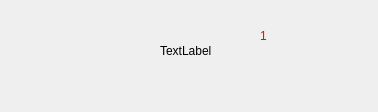
<?xml version="1.0" encoding="UTF-8"?>
<ui version="4.0">
 <class>UserItem</class>
 <widget class="QWidget" name="UserItem">
  <property name="geometry">
   <rect>
    <x>0</x>
    <y>0</y>
    <width>378</width>
    <height>112</height>
   </rect>
  </property>
  <property name="windowTitle">
   <string>Form</string>
  </property>
  <widget class="QLabel" name="label_head">
   <property name="geometry">
    <rect>
     <x>0</x>
     <y>0</y>
     <width>121</width>
     <height>91</height>
    </rect>
   </property>
   <property name="text">
    <string/>
   </property>
   <property name="pixmap">
    <pixmap resource="images.qrc">:/heads/head10.jpg</pixmap>
   </property>
   <property name="scaledContents">
    <bool>true</bool>
   </property>
  </widget>
  <widget class="QLabel" name="label_name">
   <property name="geometry">
    <rect>
     <x>160</x>
     <y>30</y>
     <width>111</width>
     <height>41</height>
    </rect>
   </property>
   <property name="text">
    <string>TextLabel</string>
   </property>
  </widget>
  <widget class="QLabel" name="label_red">
   <property name="geometry">
    <rect>
     <x>250</x>
     <y>50</y>
     <width>61</width>
     <height>61</height>
    </rect>
   </property>
   <property name="styleSheet">
    <string notr="true">color:rgb(255,255,255)</string>
   </property>
   <property name="text">
    <string/>
   </property>
   <property name="pixmap">
    <pixmap>heads/red.png</pixmap>
   </property>
   <property name="scaledContents">
    <bool>true</bool>
   </property>
   <property name="openExternalLinks">
    <bool>false</bool>
   </property>
  </widget>
  <widget class="QLabel" name="label_count">
   <property name="geometry">
    <rect>
     <x>260</x>
     <y>20</y>
     <width>51</width>
     <height>31</height>
    </rect>
   </property>
   <property name="styleSheet">
    <string notr="true">color:rgb(255,0,0)</string>
   </property>
   <property name="text">
    <string>1</string>
   </property>
  </widget>
 </widget>
 <resources>
  <include location="images.qrc"/>
 </resources>
 <connections/>
</ui>
